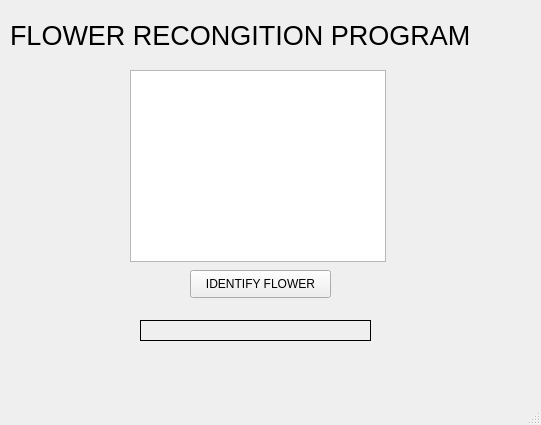
<?xml version="1.0" encoding="UTF-8"?>
<ui version="4.0">
 <class>MainWindow</class>
 <widget class="QMainWindow" name="MainWindow">
  <property name="geometry">
   <rect>
    <x>0</x>
    <y>0</y>
    <width>541</width>
    <height>425</height>
   </rect>
  </property>
  <property name="windowTitle">
   <string>MainWindow</string>
  </property>
  <widget class="QWidget" name="centralwidget">
   <widget class="QLabel" name="label">
    <property name="geometry">
     <rect>
      <x>10</x>
      <y>10</y>
      <width>511</width>
      <height>51</height>
     </rect>
    </property>
    <property name="minimumSize">
     <size>
      <width>15</width>
      <height>3</height>
     </size>
    </property>
    <property name="maximumSize">
     <size>
      <width>16777215</width>
      <height>16777215</height>
     </size>
    </property>
    <property name="baseSize">
     <size>
      <width>50</width>
      <height>50</height>
     </size>
    </property>
    <property name="font">
     <font>
      <pointsize>20</pointsize>
     </font>
    </property>
    <property name="text">
     <string>FLOWER RECONGITION PROGRAM</string>
    </property>
   </widget>
   <widget class="QGraphicsView" name="filePath">
    <property name="geometry">
     <rect>
      <x>130</x>
      <y>70</y>
      <width>256</width>
      <height>192</height>
     </rect>
    </property>
   </widget>
   <widget class="QPushButton" name="pushButton">
    <property name="geometry">
     <rect>
      <x>190</x>
      <y>270</y>
      <width>141</width>
      <height>28</height>
     </rect>
    </property>
    <property name="text">
     <string>IDENTIFY FLOWER</string>
    </property>
   </widget>
   <widget class="QLabel" name="label_2">
    <property name="geometry">
     <rect>
      <x>140</x>
      <y>320</y>
      <width>231</width>
      <height>21</height>
     </rect>
    </property>
    <property name="frameShape">
     <enum>QFrame::Box</enum>
    </property>
    <property name="text">
     <string/>
    </property>
   </widget>
  </widget>
  <widget class="QMenuBar" name="menubar">
   <property name="geometry">
    <rect>
     <x>0</x>
     <y>0</y>
     <width>541</width>
     <height>26</height>
    </rect>
   </property>
  </widget>
  <widget class="QStatusBar" name="statusbar"/>
 </widget>
 <resources/>
 <connections/>
</ui>
